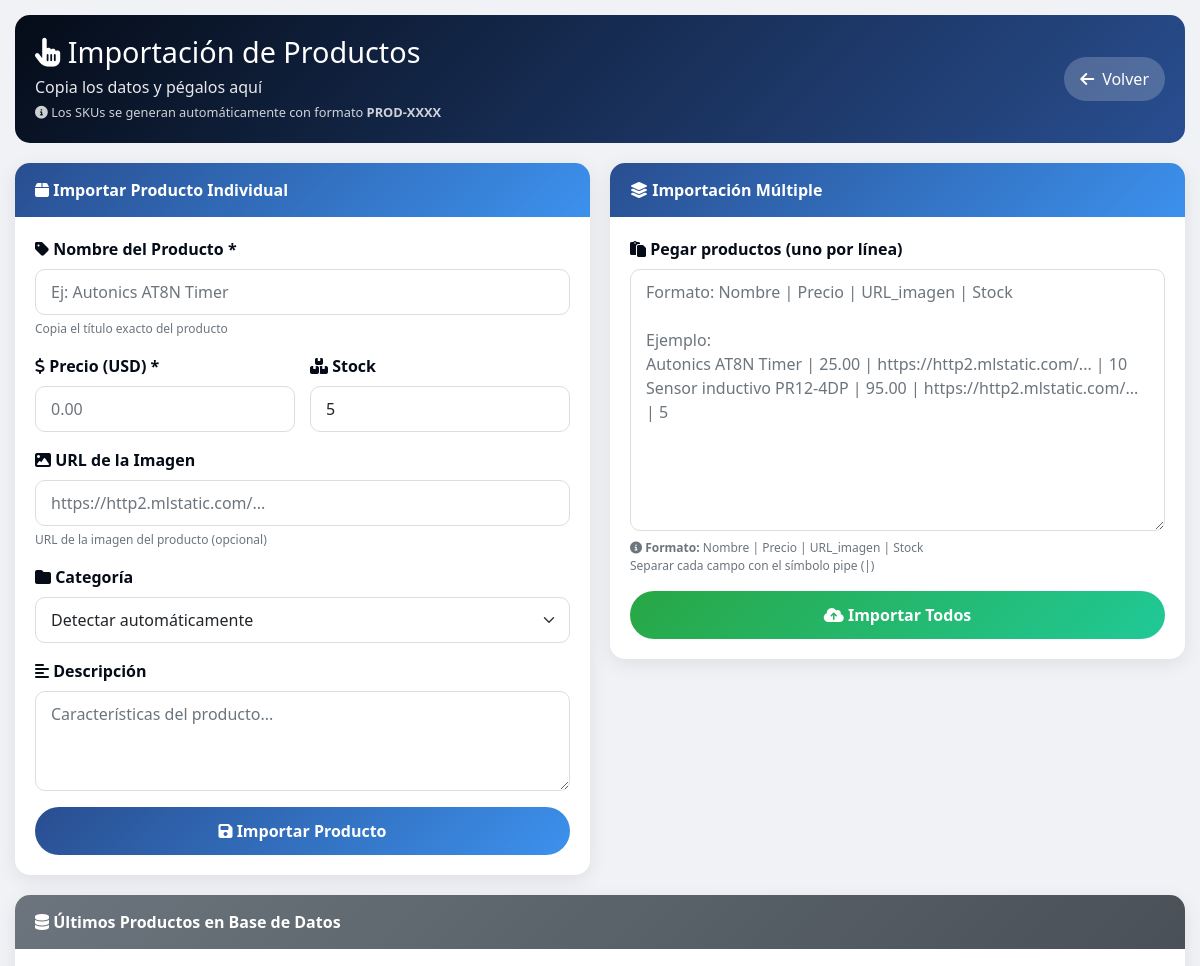
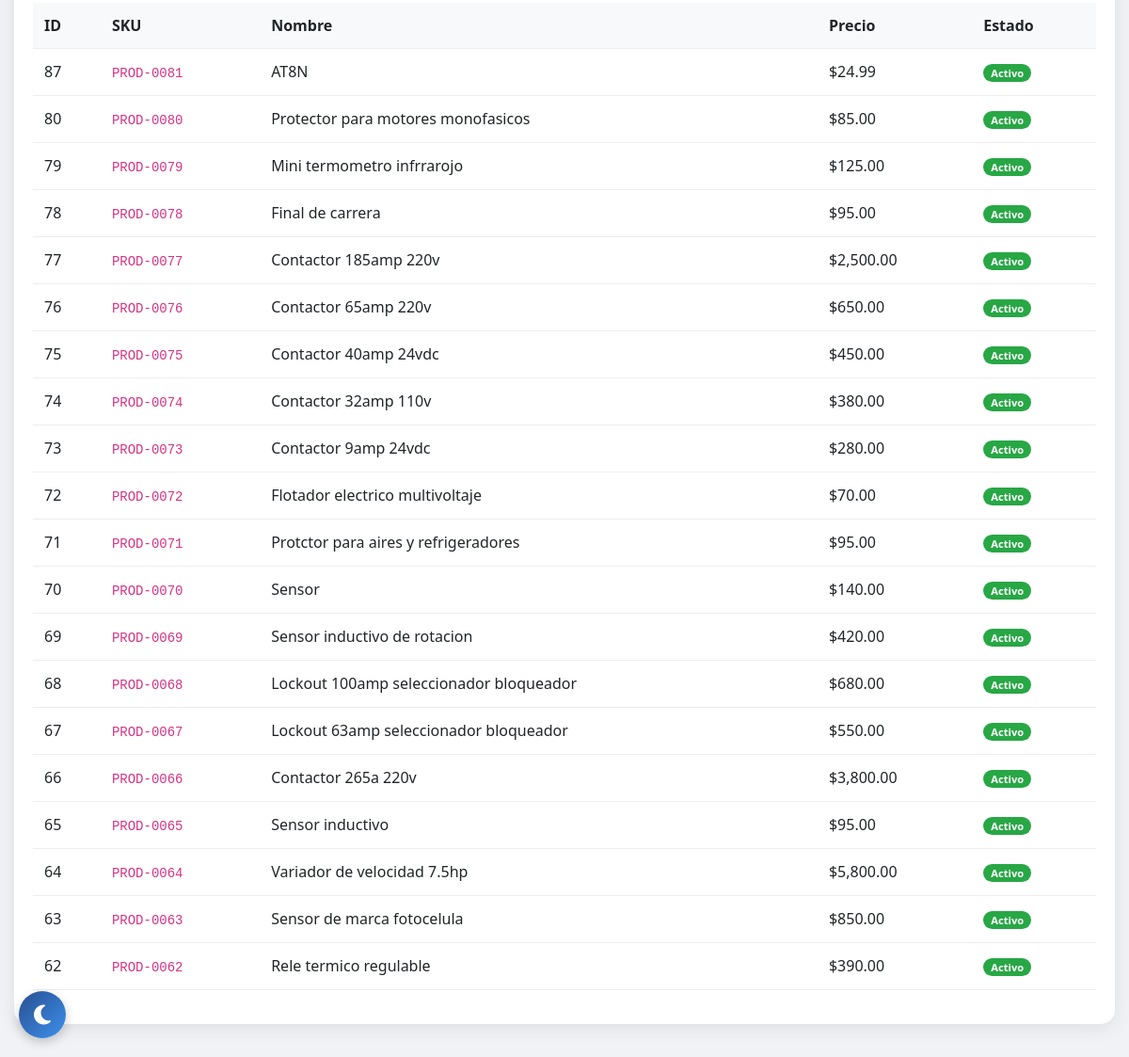
/producto/crear_producto.php (signed in), run on the app's committed database (2 pictures, top to bottom).
### tables this page shows
CREATE TABLE `products` (
  `id` int NOT NULL AUTO_INCREMENT,
  `sku` varchar(100) DEFAULT NULL,
  `name` varchar(255) NOT NULL,
  `price` decimal(10,2) NOT NULL,
  `image_url` varchar(512) DEFAULT NULL,
  `description` text,
  `category` varchar(100) DEFAULT 'General',
  `rating` decimal(2,1) DEFAULT '0.0',
  `views_count` int DEFAULT '0',
  `specs` text,
  `stock` int DEFAULT '0',
  `is_featured` tinyint(1) DEFAULT '0',
  `weight` decimal(10,2) DEFAULT '0.00',
  `dimensions` varchar(100) DEFAULT NULL,
  `currency` varchar(3) DEFAULT 'Bs',
  `active` tinyint(1) NOT NULL DEFAULT '1',
  `deleted_at` datetime DEFAULT NULL,
  `created_at` timestamp NULL DEFAULT CURRENT_TIMESTAMP,
  `updated_at` timestamp NULL DEFAULT CURRENT_TIMESTAMP ON UPDATE CURRENT_TIMESTAMP,
  PRIMARY KEY (`id`),
  UNIQUE KEY `sku` (`sku`)
);

### producto/crear_producto.php (the view, shortened to what this page needs)
<?php
$pdo = conectarDB();
$stmt = $pdo->query("SELECT id, sku, name, price, active FROM products ORDER BY id DESC LIMIT 20");
$productos_existentes = $stmt->fetchAll(PDO::FETCH_ASSOC);
?>
<!DOCTYPE html>
<html lang="es">
<head>
    <link href="https://cdn.jsdelivr.net/npm/bootstrap@5.2.3/dist/css/bootstrap.min.css" rel="stylesheet">
    <link rel="stylesheet" href="https://cdnjs.cloudflare.com/ajax/libs/font-awesome/6.4.0/css/all.min.css">
</head>
<body>
<div class="container">
    <div class="header">
        <div class="header-content">
            <div class="header-text">
                <h1><i class="fas fa-hand-pointer"></i> Importación de Productos</h1>
                <p>Copia los datos y pégalos aquí</p>
                <small><i class="fas fa-info-circle"></i> Los SKUs se generan automáticamente con formato <strong>PROD-XXXX</strong></small>
            </div>
            <div>
                <a href="/proyecto/panel_admin/panel_admin.php" class="btn-volver">
                    <i class="fas fa-arrow-left"></i> Volver
                </a>
            </div>
        </div>
    </div>
    <div class="row">
        <div class="col-md-6">
            <div class="card-custom import-card">
                <div class="card-header-custom">
                    <i class="fas fa-box"></i> Importar Producto Individual
                </div>
                <div class="card-body-custom">
                    <form method="POST" id="formIndividual">
                        <div class="mb-3">
                            <label class="form-label"><i class="fas fa-tag"></i> Nombre del Producto *</label>
                            <input type="text" class="form-control" name="nombre" required
                                   placeholder="Ej: Autonics AT8N Timer">
                            <div class="help-text">Copia el título exacto del producto</div>
                        </div>
                        <div class="mb-3">
                            <div style="display: flex; gap: 15px; flex-wrap: wrap;">
                                <div style="flex: 1;">
                                    <label class="form-label"><i class="fas fa-dollar-sign"></i> Precio (USD) *</label>
                                    <input type="number" step="0.01" class="form-control" name="precio" required placeholder="0.00">
                                </div>
                                <div style="flex: 1;">
                                    <label class="form-label"><i class="fas fa-boxes"></i> Stock</label>
                                    <input type="number" class="form-control" name="stock" value="5" min="0">
                                </div>
                            </div>
                        </div>
                        <div class="mb-3">
                            <label class="form-label"><i class="fas fa-image"></i> URL de la Imagen</label>
                            <input type="url" class="form-control" name="imagen"
                                   placeholder="https://http2.mlstatic.com/...">
                            <div class="help-text">URL de la imagen del producto (opcional)</div>
                        </div>
                        <div class="mb-3">
                            <label class="form-label"><i class="fas fa-folder"></i> Categoría</label>
                            <select class="form-select" name="categoria">
                                <option value="">Detectar automáticamente</option>
                            </select>
                        </div>
                        <div class="mb-3">
                            <label class="form-label"><i class="fas fa-align-left"></i> Descripción</label>
                            <textarea class="form-control" name="descripcion" rows="3"
                                      placeholder="Características del producto..."></textarea>
                        </div>
                        <button type="submit" class="btn-submit" id="btnIndividual">
                            <i class="fas fa-save"></i> Importar Producto
                        </button>
                    </form>
                </div>
            </div>
        </div>
        <div class="col-md-6">
            <div class="card-custom import-card">
                <div class="card-header-custom">
                    <i class="fas fa-layer-group"></i> Importación Múltiple
                </div>
                <div class="card-body-custom">
                    <form method="POST" id="formMultiple">
                        <div class="mb-3">
                            <label class="form-label"><i class="fas fa-paste"></i> Pegar productos (uno por línea)</label>
                            <textarea class="form-control" name="productos_texto" rows="10"
                                      placeholder="Formato: Nombre | Precio | URL_imagen | Stock
Ejemplo:
Autonics AT8N Timer | 25.00 | https://http2.mlstatic.com/... | 10
Sensor inductivo PR12-4DP | 95.00 | https://http2.mlstatic.com/... | 5"></textarea>
                            <div class="help-text mt-2">
                                <i class="fas fa-info-circle"></i>
                                <strong>Formato:</strong> Nombre | Precio | URL_imagen | Stock
                                <br>Separar cada campo con el símbolo pipe (|)
                            </div>
                        </div>
                        <button type="submit" class="btn-submit btn-submit-multiple" id="btnMultiple">
                            <i class="fas fa-cloud-upload-alt"></i> Importar Todos
                        </button>
                    </form>
                </div>
            </div>
        </div>
    </div>
    <div class="card-custom">
        <div class="card-header-custom" style="background: linear-gradient(135deg, #6c757d, #495057);">
            <i class="fas fa-database"></i> Últimos Productos en Base de Datos
        </div>
        <div class="card-body-custom">
            <div class="table-responsive">
                <table class="table">
                    <thead>
                        <tr>
                            <th>ID</th>
                            <th>SKU</th>
                            <th>Nombre</th>
                            <th>Precio</th>
                            <th>Estado</th>
                        </tr>
                    </thead>
                    <tbody>
                        <?php if (empty($productos_existentes)): ?>
                            <tr>
                                <td colspan="5" class="text-center text-muted">No hay productos registrados</td>
                            </tr>
                        <?php else: ?>
                            <?php foreach ($productos_existentes as $prod): ?>
                            <tr>
                                <td><?php echo $prod['id']; ?></td>
                                <td><code><?php echo htmlspecialchars($prod['sku'] ?? 'N/A'); ?></code></td>
                                <td><?php echo htmlspecialchars(substr($prod['name'], 0, 50)); ?></td>
                                <td>$<?php echo number_format($prod['price'], 2); ?></td>
                                <td>
                                    <?php if ($prod['active'] == 1): ?>
                                        <span class="badge badge-success">Activo</span>
                                    <?php else: ?>
                                        <span class="badge badge-danger">Inactivo</span>
                                    <?php endif; ?>
                                </td>
                            </tr>
                            <?php endforeach; ?>
                        <?php endif; ?>
                    </tbody>
                </table>
            </div>
        </div>
    </div>
</div>
<button class="dark-mode-toggle" id="darkModeToggle" aria-label="Modo oscuro/claro">
    <i class="fas fa-moon"></i>
</button>
</body>
</html>

### producto/crear_producto.php (style rules this page uses)
* { margin: 0; padding: 0; box-sizing: border-box; }
body { background: #f0f2f5; font-family: 'Segoe UI', Tahoma, Geneva, Verdana, sans-serif; overflow-x: hidden; width: 100%; }
.container { width: 100%; max-width: 1400px; margin: 0 auto; padding: 15px; }
.header { background: linear-gradient(135deg, #050C18, #294E90); color: white; padding: 20px; border-radius: 15px; margin-bottom: 20px; }
.header-content { display: flex; justify-content: space-between; align-items: center; flex-wrap: wrap; gap: 15px; }
.header-text { flex: 1; }
.header h1 { font-size: 1.8rem; margin: 0 0 5px 0; }
.header p { margin: 0; opacity: 0.9; }
.header small { font-size: 0.8rem; opacity: 0.8; }
.btn-volver { background: rgba(255,255,255,0.2); border: none; color: white; padding: 8px 16px; border-radius: 25px; text-decoration: none; display: inline-flex; align-items: center; gap: 8px; transition: all 0.3s ease; }
.card-custom { border: none; border-radius: 15px; box-shadow: 0 5px 20px rgba(0,0,0,0.08); margin-bottom: 20px; overflow: hidden; background: white; }
.card-header-custom { background: linear-gradient(135deg, #294E90, #3C91ED); color: white; padding: 15px 20px; font-weight: 600; }
.card-body-custom { padding: 20px; }
.form-label { font-weight: 600; color: #050C18; margin-bottom: 8px; display: block; }
.form-control, .form-select { border-radius: 10px; border: 1px solid #ddd; padding: 10px 15px; width: 100%; font-size: 16px; }
textarea.form-control { resize: vertical; min-height: 100px; }
.row { display: flex; flex-wrap: wrap; margin: 0 -10px; }
.col-md-6 { width: 50%; padding: 0 10px; }
.btn-submit { background: linear-gradient(135deg, #294E90, #3C91ED); border: none; padding: 12px 20px; border-radius: 30px; font-weight: 600; color: white; width: 100%; font-size: 16px; transition: all 0.3s ease; }
.btn-submit-multiple { background: linear-gradient(135deg, #28a745, #20c997); }
.table-responsive { overflow-x: auto; -webkit-overflow-scrolling: touch; }
.table { width: 100%; min-width: 500px; border-collapse: collapse; }
.table th, .table td { padding: 12px; text-align: left; border-bottom: 1px solid #eee; }
.table th { background: #f8f9fa; font-weight: 600; }
.help-text { color: #6c757d; font-size: 0.75rem; margin-top: 5px; }
.badge { padding: 4px 8px; border-radius: 20px; font-size: 0.7rem; }
.badge-success { background-color: #28a745; color: white; }
html { scroll-behavior: smooth; }
button, .btn, .btn-volver, select, input[type="submit"] { cursor: pointer; min-height: 44px; }
input, select, textarea { font-size: 16px !important; }
.import-card { transition: transform 0.3s ease; }
.dark-mode-toggle { position: fixed; bottom: 20px; left: 20px; width: 50px; height: 50px; border-radius: 50%; background: linear-gradient(135deg, #294E90, #3C91ED); color: white; border: none; box-shadow: 0 4px 12px rgba(0,0,0,0.2); cursor: pointer; z-index: 1000; display: flex; align-items: center; justify-content: center; font-size: 1.5rem; transition: all 0.3s ease; }

### data on the page
products: id "87", sku "PROD-0081", name "AT8N", price "24.99", active "Activo"
products: id "80", sku "PROD-0080", name "Protector para motores monofasicos", price "85.00", active "Activo"
products: id "79", sku "PROD-0079", name "Mini termometro infrrarojo", price "125.00", active "Activo"
products: id "78", sku "PROD-0078", name "Final de carrera", price "95.00", active "Activo"
products: id "77", sku "PROD-0077", name "Contactor 185amp 220v", price "2,500.00", active "Activo"
products: id "76", sku "PROD-0076", name "Contactor 65amp 220v", price "650.00", active "Activo"
products: id "75", sku "PROD-0075", name "Contactor 40amp 24vdc", price "450.00", active "Activo"
products: id "74", sku "PROD-0074", name "Contactor 32amp 110v", price "380.00", active "Activo"
products: id "73", sku "PROD-0073", name "Contactor 9amp 24vdc", price "280.00", active "Activo"
products: id "72", sku "PROD-0072", name "Flotador electrico multivoltaje", price "70.00", active "Activo"
products: id "71", sku "PROD-0071", name "Protctor para aires y refrigeradores", price "95.00", active "Activo"
products: id "70", sku "PROD-0070", name "Sensor", price "140.00", active "Activo"
products: id "69", sku "PROD-0069", name "Sensor inductivo de rotacion", price "420.00", active "Activo"
products: id "68", sku "PROD-0068", name "Lockout 100amp seleccionador bloqueador", price "680.00", active "Activo"
products: id "67", sku "PROD-0067", name "Lockout 63amp seleccionador bloqueador", price "550.00", active "Activo"
products: id "66", sku "PROD-0066", name "Contactor 265a 220v", price "3,800.00", active "Activo"
products: id "65", sku "PROD-0065", name "Sensor inductivo", price "95.00", active "Activo"
products: id "64", sku "PROD-0064", name "Variador de velocidad 7.5hp", price "5,800.00", active "Activo"
products: id "63", sku "PROD-0063", name "Sensor de marca fotocelula", price "850.00", active "Activo"
products: id "62", sku "PROD-0062", name "Rele termico regulable", price "390.00", active "Activo"
